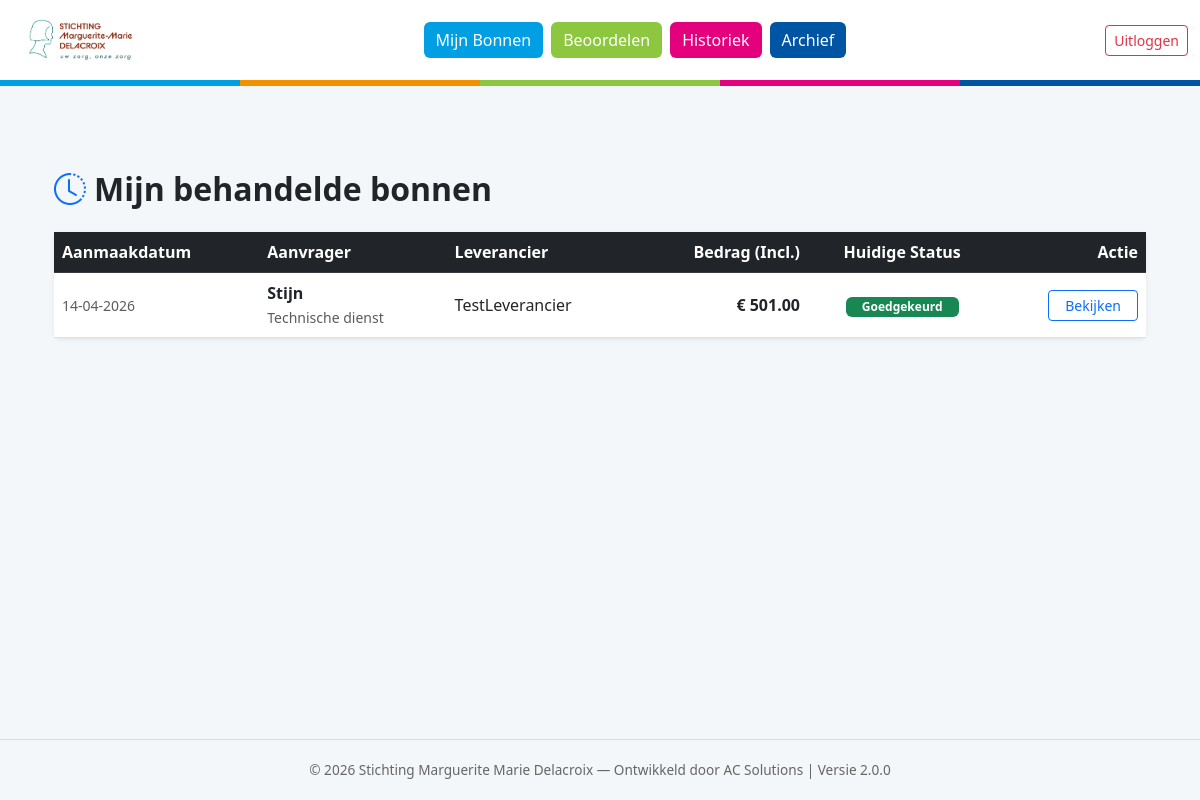
The page /my_approvals (signed in) on the database its author committed.
### models.py (models this page shows)
class Order(db.Model):
    id = db.Column(db.Integer, primary_key=True)
    order_number = db.Column(db.String(50), unique=True)
    created_at = db.Column(db.DateTime, default=datetime.utcnow)
    status = db.Column(db.String(30), default='Concept')
    reference = db.Column(db.String(200))
    total_amount = db.Column(db.Float, default=0.0)
    user_id = db.Column(db.Integer, db.ForeignKey('user.id'))
    supplier_id = db.Column(db.Integer, db.ForeignKey('supplier.id'))
    attachment_filename = db.Column(db.String(255))
    rejection_reason = db.Column(db.Text)
    notify_on_update = db.Column(db.Boolean, default=True)
    notification_type = db.Column(db.String(20), default='Final')
    bo_approval_code = db.Column(db.String(50))
    bo_approval_date = db.Column(db.DateTime)
    bo_name = db.Column(db.String(100))
    dir_approval_code = db.Column(db.String(50))
    dir_approval_date = db.Column(db.DateTime)
    dir_name = db.Column(db.String(100))
    supplier = db.relationship('Supplier', backref='orders', lazy=True)
    lines = db.relationship('OrderLine', backref='order', lazy=True)
    attachments = db.relationship('Attachment', backref='order', lazy=True)

class User(db.Model, UserMixin):
    id = db.Column(db.Integer, primary_key=True)
    username = db.Column(db.String(50), unique=True, nullable=False)
    email = db.Column(db.String(100), unique=True)
    password = db.Column(db.String(100), nullable=False)
    role = db.Column(db.String(20), nullable=False)
    department_id = db.Column(db.Integer, db.ForeignKey('department.id'))
    department_code = db.Column(db.String(5))
    is_active = db.Column(db.Boolean, default=True)
    min_attachment_limit = db.Column(db.Float, default=500.0)
    max_bo_limit = db.Column(db.Float, default=1000.0)
    auto_approve_limit = db.Column(db.Float, default=50.0)
    approver_id = db.Column(db.Integer, db.ForeignKey('user.id'))
    dark_mode = db.Column(db.Boolean, default=False)
    email_notification_freq = db.Column(db.String(20), default='Direct')
    digest_time = db.Column(db.String(5), default='08:00')
    orders = db.relationship('Order', backref='user', lazy=True)

class Department(db.Model):
    id = db.Column(db.Integer, primary_key=True)
    name = db.Column(db.String(100), nullable=False)
    code = db.Column(db.String(10), unique=True, nullable=False)
    director_id = db.Column(db.Integer, db.ForeignKey('user.id'))
    members = db.relationship('User', backref='department', lazy=True, foreign_keys='User.department_id')
    director = db.relationship('User', foreign_keys=[director_id])

class Supplier(db.Model):
    id = db.Column(db.Integer, primary_key=True)
    name = db.Column(db.String(100), unique=True, nullable=False)
    street = db.Column(db.String(100))
    house_number = db.Column(db.String(10))
    zip_code = db.Column(db.String(20))
    city = db.Column(db.String(100))
    country = db.Column(db.String(100), default="België")
    vat_number = db.Column(db.String(20))
    email = db.Column(db.String(120), nullable=True)

### app.py (the view)
@app.route('/my_approvals')
@login_required
def my_approvals():
    if current_user.role not in ['BO', 'Directie', 'Admin']:
        return redirect(url_for('dashboard'))
    orders = Order.query.filter((Order.bo_name == current_user.username) | (Order.dir_name == current_user.username)).order_by(Order.created_at.desc()).all()
    return render_template('approved_history.html', orders=orders)

### app.py (called while the page is built)
@login_manager.user_loader
def load_user(user_id):
    return User.query.get(int(user_id))

### templates/approved_history.html (shortened to what this page needs)
{% extends "base.html" %}
{% block content %}
<div class="container pb-5">
    <h2 class="fw-bold text-dark mb-4"><i class="bi bi-clock-history me-2 text-primary"></i>Mijn behandelde bonnen</h2>
    <div class="card shadow-sm border-0">
        <div class="card-body p-0">
            <div class="table-responsive">
                <table class="table table-hover align-middle mb-0">
                    <thead class="table-dark">
                        <tr>
                            <th>Aanmaakdatum</th>
                            <th>Aanvrager</th>
                            <th>Leverancier</th>
                            <th class="text-end">Bedrag (Incl.)</th>
                            <th class="text-center">Huidige Status</th>
                            <th class="text-end">Actie</th>
                        </tr>
                    </thead>
                    <tbody>
                        {% for o in orders %}
                        <tr>
                            <td class="small text-muted">{{ o.created_at.strftime('%d-%m-%Y') }}</td>
                            <td>
                                <strong>{{ o.user.username }}</strong><br>
                                <span class="text-muted small">{{ o.user.department.name if o.user.department else 'Geen afdeling' }}</span>
                            </td>
                            <td>{{ o.supplier.name }}</td>
                            <td class="text-end fw-bold">€ {{ "%.2f"|format(o.total_amount) }}</td>
                            <td class="text-center">
    <span class="badge {% if o.status == 'Goedgekeurd' %}bg-success{% elif o.status == 'Afgewezen' %}bg-danger{% else %}bg-warning text-dark{% endif %} px-3">
        {{ o.status }}
    </span>
</td>
                            <td class="text-end">
                                <a href="{{ url_for('order_detail', order_id=o.id) }}" class="btn btn-sm btn-outline-primary px-3">
                                    Bekijken
                                </a>
                            </td>
                        </tr>
                        {% endfor %}
                    </tbody>
                </table>
            </div>
        </div>
    </div>
</div>
{% endblock %}

### static/style.css (style rules this page uses)
html, body { height: 100%; margin: 0; }
body { background-color: #f4f7f9; font-family: 'Segoe UI', Roboto, Helvetica, Arial, sans-serif; display: flex; flex-direction: column; min-height: 100vh; padding-top: 106px; }
.container { margin-top: 20px; }

### rows shown on the page
Order: created_at "14-04-2026", user.username "Stijn", user.department "Technische dienst", supplier.name "TestLeverancier", total_amount "501.00", status "Goedgekeurd"
